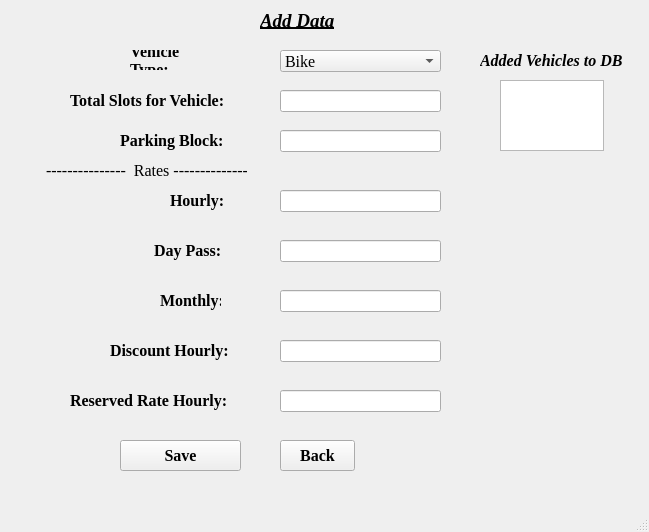
<?xml version="1.0" encoding="UTF-8"?>
<ui version="4.0">
 <class>MainWindow</class>
 <widget class="QMainWindow" name="MainWindow">
  <property name="geometry">
   <rect>
    <x>0</x>
    <y>0</y>
    <width>649</width>
    <height>532</height>
   </rect>
  </property>
  <property name="font">
   <font>
    <pointsize>12</pointsize>
   </font>
  </property>
  <property name="windowTitle">
   <string>MainWindow</string>
  </property>
  <widget class="QWidget" name="centralwidget">
   <widget class="QLabel" name="label">
    <property name="geometry">
     <rect>
      <x>260</x>
      <y>10</y>
      <width>91</width>
      <height>21</height>
     </rect>
    </property>
    <property name="palette">
     <palette>
      <active>
       <colorrole role="WindowText">
        <brush brushstyle="SolidPattern">
         <color alpha="255">
          <red>0</red>
          <green>0</green>
          <blue>0</blue>
         </color>
        </brush>
       </colorrole>
       <colorrole role="Button">
        <brush brushstyle="SolidPattern">
         <color alpha="255">
          <red>85</red>
          <green>0</green>
          <blue>255</blue>
         </color>
        </brush>
       </colorrole>
       <colorrole role="Light">
        <brush brushstyle="SolidPattern">
         <color alpha="255">
          <red>170</red>
          <green>127</green>
          <blue>255</blue>
         </color>
        </brush>
       </colorrole>
       <colorrole role="Midlight">
        <brush brushstyle="SolidPattern">
         <color alpha="255">
          <red>127</red>
          <green>63</green>
          <blue>255</blue>
         </color>
        </brush>
       </colorrole>
       <colorrole role="Dark">
        <brush brushstyle="SolidPattern">
         <color alpha="255">
          <red>42</red>
          <green>0</green>
          <blue>127</blue>
         </color>
        </brush>
       </colorrole>
       <colorrole role="Mid">
        <brush brushstyle="SolidPattern">
         <color alpha="255">
          <red>56</red>
          <green>0</green>
          <blue>170</blue>
         </color>
        </brush>
       </colorrole>
       <colorrole role="Text">
        <brush brushstyle="SolidPattern">
         <color alpha="255">
          <red>0</red>
          <green>0</green>
          <blue>0</blue>
         </color>
        </brush>
       </colorrole>
       <colorrole role="BrightText">
        <brush brushstyle="SolidPattern">
         <color alpha="255">
          <red>255</red>
          <green>255</green>
          <blue>255</blue>
         </color>
        </brush>
       </colorrole>
       <colorrole role="ButtonText">
        <brush brushstyle="SolidPattern">
         <color alpha="255">
          <red>0</red>
          <green>0</green>
          <blue>0</blue>
         </color>
        </brush>
       </colorrole>
       <colorrole role="Base">
        <brush brushstyle="SolidPattern">
         <color alpha="255">
          <red>255</red>
          <green>255</green>
          <blue>255</blue>
         </color>
        </brush>
       </colorrole>
       <colorrole role="Window">
        <brush brushstyle="SolidPattern">
         <color alpha="255">
          <red>85</red>
          <green>0</green>
          <blue>255</blue>
         </color>
        </brush>
       </colorrole>
       <colorrole role="Shadow">
        <brush brushstyle="SolidPattern">
         <color alpha="255">
          <red>0</red>
          <green>0</green>
          <blue>0</blue>
         </color>
        </brush>
       </colorrole>
       <colorrole role="AlternateBase">
        <brush brushstyle="SolidPattern">
         <color alpha="255">
          <red>170</red>
          <green>127</green>
          <blue>255</blue>
         </color>
        </brush>
       </colorrole>
       <colorrole role="ToolTipBase">
        <brush brushstyle="SolidPattern">
         <color alpha="255">
          <red>255</red>
          <green>255</green>
          <blue>220</blue>
         </color>
        </brush>
       </colorrole>
       <colorrole role="ToolTipText">
        <brush brushstyle="SolidPattern">
         <color alpha="255">
          <red>0</red>
          <green>0</green>
          <blue>0</blue>
         </color>
        </brush>
       </colorrole>
       <colorrole role="PlaceholderText">
        <brush brushstyle="SolidPattern">
         <color alpha="128">
          <red>0</red>
          <green>0</green>
          <blue>0</blue>
         </color>
        </brush>
       </colorrole>
      </active>
      <inactive>
       <colorrole role="WindowText">
        <brush brushstyle="SolidPattern">
         <color alpha="255">
          <red>0</red>
          <green>0</green>
          <blue>0</blue>
         </color>
        </brush>
       </colorrole>
       <colorrole role="Button">
        <brush brushstyle="SolidPattern">
         <color alpha="255">
          <red>85</red>
          <green>0</green>
          <blue>255</blue>
         </color>
        </brush>
       </colorrole>
       <colorrole role="Light">
        <brush brushstyle="SolidPattern">
         <color alpha="255">
          <red>170</red>
          <green>127</green>
          <blue>255</blue>
         </color>
        </brush>
       </colorrole>
       <colorrole role="Midlight">
        <brush brushstyle="SolidPattern">
         <color alpha="255">
          <red>127</red>
          <green>63</green>
          <blue>255</blue>
         </color>
        </brush>
       </colorrole>
       <colorrole role="Dark">
        <brush brushstyle="SolidPattern">
         <color alpha="255">
          <red>42</red>
          <green>0</green>
          <blue>127</blue>
         </color>
        </brush>
       </colorrole>
       <colorrole role="Mid">
        <brush brushstyle="SolidPattern">
         <color alpha="255">
          <red>56</red>
          <green>0</green>
          <blue>170</blue>
         </color>
        </brush>
       </colorrole>
       <colorrole role="Text">
        <brush brushstyle="SolidPattern">
         <color alpha="255">
          <red>0</red>
          <green>0</green>
          <blue>0</blue>
         </color>
        </brush>
       </colorrole>
       <colorrole role="BrightText">
        <brush brushstyle="SolidPattern">
         <color alpha="255">
          <red>255</red>
          <green>255</green>
          <blue>255</blue>
         </color>
        </brush>
       </colorrole>
       <colorrole role="ButtonText">
        <brush brushstyle="SolidPattern">
         <color alpha="255">
          <red>0</red>
          <green>0</green>
          <blue>0</blue>
         </color>
        </brush>
       </colorrole>
       <colorrole role="Base">
        <brush brushstyle="SolidPattern">
         <color alpha="255">
          <red>255</red>
          <green>255</green>
          <blue>255</blue>
         </color>
        </brush>
       </colorrole>
       <colorrole role="Window">
        <brush brushstyle="SolidPattern">
         <color alpha="255">
          <red>85</red>
          <green>0</green>
          <blue>255</blue>
         </color>
        </brush>
       </colorrole>
       <colorrole role="Shadow">
        <brush brushstyle="SolidPattern">
         <color alpha="255">
          <red>0</red>
          <green>0</green>
          <blue>0</blue>
         </color>
        </brush>
       </colorrole>
       <colorrole role="AlternateBase">
        <brush brushstyle="SolidPattern">
         <color alpha="255">
          <red>170</red>
          <green>127</green>
          <blue>255</blue>
         </color>
        </brush>
       </colorrole>
       <colorrole role="ToolTipBase">
        <brush brushstyle="SolidPattern">
         <color alpha="255">
          <red>255</red>
          <green>255</green>
          <blue>220</blue>
         </color>
        </brush>
       </colorrole>
       <colorrole role="ToolTipText">
        <brush brushstyle="SolidPattern">
         <color alpha="255">
          <red>0</red>
          <green>0</green>
          <blue>0</blue>
         </color>
        </brush>
       </colorrole>
       <colorrole role="PlaceholderText">
        <brush brushstyle="SolidPattern">
         <color alpha="128">
          <red>0</red>
          <green>0</green>
          <blue>0</blue>
         </color>
        </brush>
       </colorrole>
      </inactive>
      <disabled>
       <colorrole role="WindowText">
        <brush brushstyle="SolidPattern">
         <color alpha="255">
          <red>42</red>
          <green>0</green>
          <blue>127</blue>
         </color>
        </brush>
       </colorrole>
       <colorrole role="Button">
        <brush brushstyle="SolidPattern">
         <color alpha="255">
          <red>85</red>
          <green>0</green>
          <blue>255</blue>
         </color>
        </brush>
       </colorrole>
       <colorrole role="Light">
        <brush brushstyle="SolidPattern">
         <color alpha="255">
          <red>170</red>
          <green>127</green>
          <blue>255</blue>
         </color>
        </brush>
       </colorrole>
       <colorrole role="Midlight">
        <brush brushstyle="SolidPattern">
         <color alpha="255">
          <red>127</red>
          <green>63</green>
          <blue>255</blue>
         </color>
        </brush>
       </colorrole>
       <colorrole role="Dark">
        <brush brushstyle="SolidPattern">
         <color alpha="255">
          <red>42</red>
          <green>0</green>
          <blue>127</blue>
         </color>
        </brush>
       </colorrole>
       <colorrole role="Mid">
        <brush brushstyle="SolidPattern">
         <color alpha="255">
          <red>56</red>
          <green>0</green>
          <blue>170</blue>
         </color>
        </brush>
       </colorrole>
       <colorrole role="Text">
        <brush brushstyle="SolidPattern">
         <color alpha="255">
          <red>42</red>
          <green>0</green>
          <blue>127</blue>
         </color>
        </brush>
       </colorrole>
       <colorrole role="BrightText">
        <brush brushstyle="SolidPattern">
         <color alpha="255">
          <red>255</red>
          <green>255</green>
          <blue>255</blue>
         </color>
        </brush>
       </colorrole>
       <colorrole role="ButtonText">
        <brush brushstyle="SolidPattern">
         <color alpha="255">
          <red>42</red>
          <green>0</green>
          <blue>127</blue>
         </color>
        </brush>
       </colorrole>
       <colorrole role="Base">
        <brush brushstyle="SolidPattern">
         <color alpha="255">
          <red>85</red>
          <green>0</green>
          <blue>255</blue>
         </color>
        </brush>
       </colorrole>
       <colorrole role="Window">
        <brush brushstyle="SolidPattern">
         <color alpha="255">
          <red>85</red>
          <green>0</green>
          <blue>255</blue>
         </color>
        </brush>
       </colorrole>
       <colorrole role="Shadow">
        <brush brushstyle="SolidPattern">
         <color alpha="255">
          <red>0</red>
          <green>0</green>
          <blue>0</blue>
         </color>
        </brush>
       </colorrole>
       <colorrole role="AlternateBase">
        <brush brushstyle="SolidPattern">
         <color alpha="255">
          <red>85</red>
          <green>0</green>
          <blue>255</blue>
         </color>
        </brush>
       </colorrole>
       <colorrole role="ToolTipBase">
        <brush brushstyle="SolidPattern">
         <color alpha="255">
          <red>255</red>
          <green>255</green>
          <blue>220</blue>
         </color>
        </brush>
       </colorrole>
       <colorrole role="ToolTipText">
        <brush brushstyle="SolidPattern">
         <color alpha="255">
          <red>0</red>
          <green>0</green>
          <blue>0</blue>
         </color>
        </brush>
       </colorrole>
       <colorrole role="PlaceholderText">
        <brush brushstyle="SolidPattern">
         <color alpha="128">
          <red>0</red>
          <green>0</green>
          <blue>0</blue>
         </color>
        </brush>
       </colorrole>
      </disabled>
     </palette>
    </property>
    <property name="font">
     <font>
      <family>Times New Roman</family>
      <pointsize>14</pointsize>
      <weight>75</weight>
      <italic>true</italic>
      <bold>true</bold>
      <underline>true</underline>
      <strikeout>false</strikeout>
      <kerning>true</kerning>
     </font>
    </property>
    <property name="text">
     <string>Add Data</string>
    </property>
   </widget>
   <widget class="QLabel" name="label_2">
    <property name="geometry">
     <rect>
      <x>130</x>
      <y>50</y>
      <width>91</width>
      <height>20</height>
     </rect>
    </property>
    <property name="font">
     <font>
      <family>Times New Roman</family>
      <pointsize>12</pointsize>
      <weight>75</weight>
      <italic>false</italic>
      <bold>true</bold>
     </font>
    </property>
    <property name="text">
     <string>Vehicle Type:</string>
    </property>
    <property name="wordWrap">
     <bool>true</bool>
    </property>
   </widget>
   <widget class="QLabel" name="label_3">
    <property name="geometry">
     <rect>
      <x>170</x>
      <y>190</y>
      <width>61</width>
      <height>20</height>
     </rect>
    </property>
    <property name="font">
     <font>
      <family>Times New Roman</family>
      <pointsize>12</pointsize>
      <weight>75</weight>
      <bold>true</bold>
     </font>
    </property>
    <property name="text">
     <string>Hourly:</string>
    </property>
   </widget>
   <widget class="QLineEdit" name="txt_HourlyRate">
    <property name="geometry">
     <rect>
      <x>280</x>
      <y>190</y>
      <width>161</width>
      <height>22</height>
     </rect>
    </property>
   </widget>
   <widget class="QLineEdit" name="txt_TotalSlots">
    <property name="geometry">
     <rect>
      <x>280</x>
      <y>90</y>
      <width>161</width>
      <height>22</height>
     </rect>
    </property>
   </widget>
   <widget class="QLabel" name="label_4">
    <property name="geometry">
     <rect>
      <x>160</x>
      <y>290</y>
      <width>61</width>
      <height>20</height>
     </rect>
    </property>
    <property name="font">
     <font>
      <family>Times New Roman</family>
      <pointsize>12</pointsize>
      <weight>75</weight>
      <bold>true</bold>
     </font>
    </property>
    <property name="text">
     <string>Monthly:</string>
    </property>
   </widget>
   <widget class="QLineEdit" name="txt_ParkingNo">
    <property name="geometry">
     <rect>
      <x>280</x>
      <y>130</y>
      <width>161</width>
      <height>22</height>
     </rect>
    </property>
   </widget>
   <widget class="QLabel" name="label_5">
    <property name="geometry">
     <rect>
      <x>150</x>
      <y>240</y>
      <width>71</width>
      <height>20</height>
     </rect>
    </property>
    <property name="font">
     <font>
      <family>Times New Roman</family>
      <pointsize>12</pointsize>
      <weight>75</weight>
      <bold>true</bold>
     </font>
    </property>
    <property name="text">
     <string> Day Pass:</string>
    </property>
   </widget>
   <widget class="QLabel" name="label_6">
    <property name="geometry">
     <rect>
      <x>110</x>
      <y>340</y>
      <width>131</width>
      <height>20</height>
     </rect>
    </property>
    <property name="font">
     <font>
      <family>Times New Roman</family>
      <pointsize>12</pointsize>
      <weight>75</weight>
      <bold>true</bold>
     </font>
    </property>
    <property name="text">
     <string>Discount Hourly:</string>
    </property>
   </widget>
   <widget class="QLabel" name="label_7">
    <property name="geometry">
     <rect>
      <x>70</x>
      <y>90</y>
      <width>161</width>
      <height>20</height>
     </rect>
    </property>
    <property name="font">
     <font>
      <family>Times New Roman</family>
      <pointsize>12</pointsize>
      <weight>75</weight>
      <bold>true</bold>
     </font>
    </property>
    <property name="text">
     <string>Total Slots for Vehicle:</string>
    </property>
   </widget>
   <widget class="QLabel" name="label_8">
    <property name="geometry">
     <rect>
      <x>120</x>
      <y>130</y>
      <width>151</width>
      <height>20</height>
     </rect>
    </property>
    <property name="font">
     <font>
      <family>Times New Roman</family>
      <pointsize>12</pointsize>
      <weight>75</weight>
      <bold>true</bold>
     </font>
    </property>
    <property name="text">
     <string>Parking Block:</string>
    </property>
   </widget>
   <widget class="QLineEdit" name="txt_DayPass_Rate">
    <property name="geometry">
     <rect>
      <x>280</x>
      <y>240</y>
      <width>161</width>
      <height>22</height>
     </rect>
    </property>
   </widget>
   <widget class="QLineEdit" name="txt_MonthlyRate">
    <property name="geometry">
     <rect>
      <x>280</x>
      <y>290</y>
      <width>161</width>
      <height>22</height>
     </rect>
    </property>
   </widget>
   <widget class="QComboBox" name="vehicle_types">
    <property name="geometry">
     <rect>
      <x>280</x>
      <y>50</y>
      <width>161</width>
      <height>22</height>
     </rect>
    </property>
    <property name="font">
     <font>
      <family>Times New Roman</family>
     </font>
    </property>
    <item>
     <property name="text">
      <string>Bike</string>
     </property>
    </item>
    <item>
     <property name="text">
      <string>Car</string>
     </property>
    </item>
    <item>
     <property name="text">
      <string>3_Wheeler</string>
     </property>
    </item>
    <item>
     <property name="text">
      <string>Bus</string>
     </property>
    </item>
    <item>
     <property name="text">
      <string>Truck</string>
     </property>
    </item>
   </widget>
   <widget class="QLabel" name="label_9">
    <property name="geometry">
     <rect>
      <x>70</x>
      <y>390</y>
      <width>161</width>
      <height>20</height>
     </rect>
    </property>
    <property name="font">
     <font>
      <family>Times New Roman</family>
      <weight>75</weight>
      <bold>true</bold>
     </font>
    </property>
    <property name="text">
     <string>Reserved Rate Hourly:</string>
    </property>
   </widget>
   <widget class="QPushButton" name="btn_back">
    <property name="geometry">
     <rect>
      <x>280</x>
      <y>440</y>
      <width>75</width>
      <height>31</height>
     </rect>
    </property>
    <property name="font">
     <font>
      <family>Times New Roman</family>
      <weight>75</weight>
      <bold>true</bold>
     </font>
    </property>
    <property name="text">
     <string>Back</string>
    </property>
   </widget>
   <widget class="QTextEdit" name="txt_show">
    <property name="geometry">
     <rect>
      <x>500</x>
      <y>80</y>
      <width>104</width>
      <height>71</height>
     </rect>
    </property>
    <property name="font">
     <font>
      <family>Times New Roman</family>
      <italic>false</italic>
     </font>
    </property>
   </widget>
   <widget class="QPushButton" name="btn_save">
    <property name="geometry">
     <rect>
      <x>120</x>
      <y>440</y>
      <width>121</width>
      <height>31</height>
     </rect>
    </property>
    <property name="font">
     <font>
      <family>Times New Roman</family>
      <weight>75</weight>
      <bold>true</bold>
     </font>
    </property>
    <property name="text">
     <string>Save</string>
    </property>
   </widget>
   <widget class="QLineEdit" name="txt_Reserved">
    <property name="geometry">
     <rect>
      <x>280</x>
      <y>390</y>
      <width>161</width>
      <height>22</height>
     </rect>
    </property>
   </widget>
   <widget class="QLineEdit" name="txt_new">
    <property name="geometry">
     <rect>
      <x>280</x>
      <y>340</y>
      <width>161</width>
      <height>22</height>
     </rect>
    </property>
   </widget>
   <widget class="QLabel" name="label_10">
    <property name="geometry">
     <rect>
      <x>46</x>
      <y>160</y>
      <width>201</width>
      <height>20</height>
     </rect>
    </property>
    <property name="font">
     <font>
      <family>Times New Roman</family>
     </font>
    </property>
    <property name="text">
     <string>---------------  Rates ----------------</string>
    </property>
   </widget>
   <widget class="QLabel" name="label_11">
    <property name="geometry">
     <rect>
      <x>480</x>
      <y>50</y>
      <width>171</width>
      <height>20</height>
     </rect>
    </property>
    <property name="font">
     <font>
      <family>Times New Roman</family>
      <weight>75</weight>
      <italic>true</italic>
      <bold>true</bold>
     </font>
    </property>
    <property name="text">
     <string>Added Vehicles to DB</string>
    </property>
   </widget>
  </widget>
  <widget class="QStatusBar" name="statusbar"/>
 </widget>
 <resources/>
 <connections/>
</ui>
